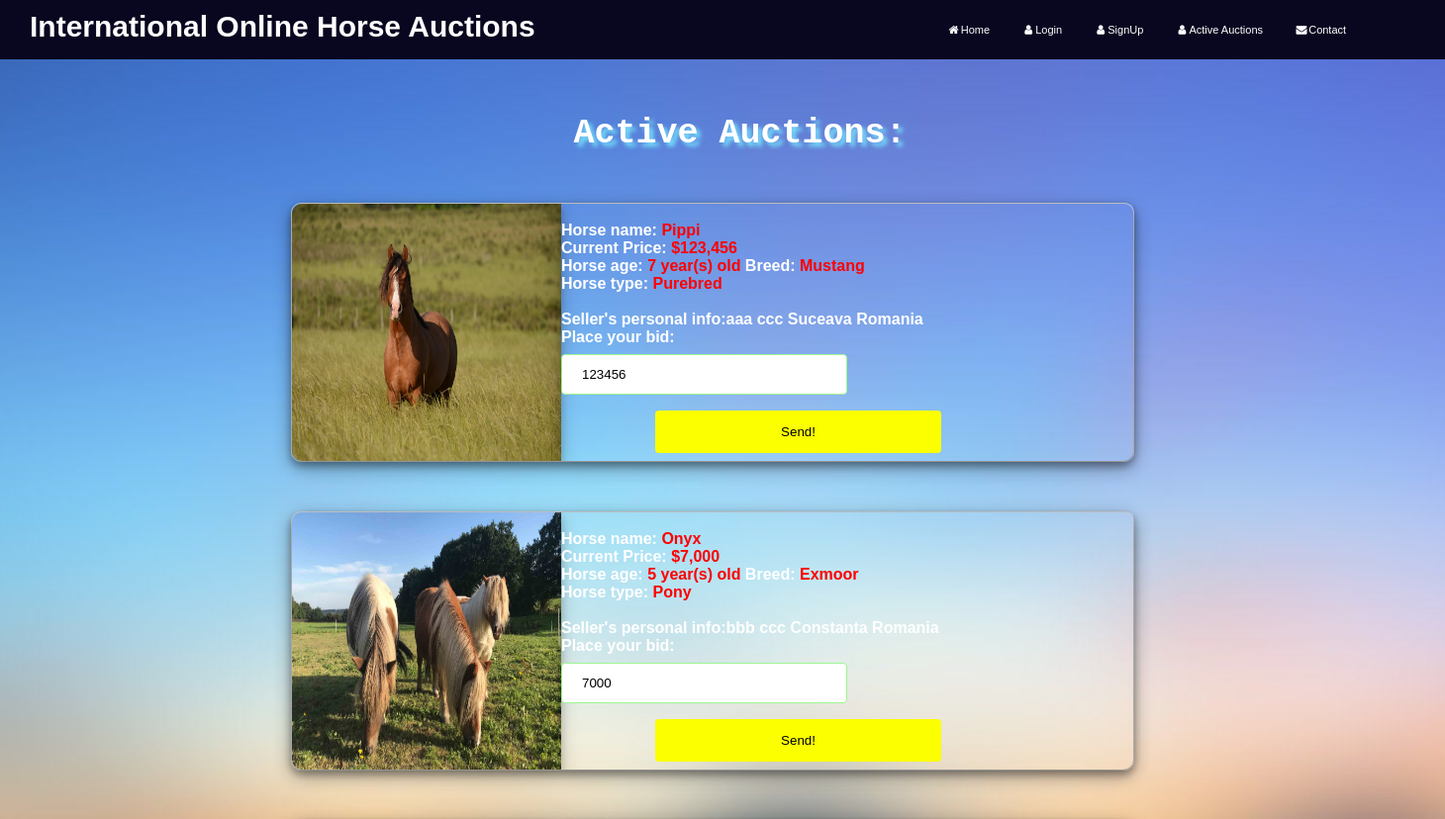
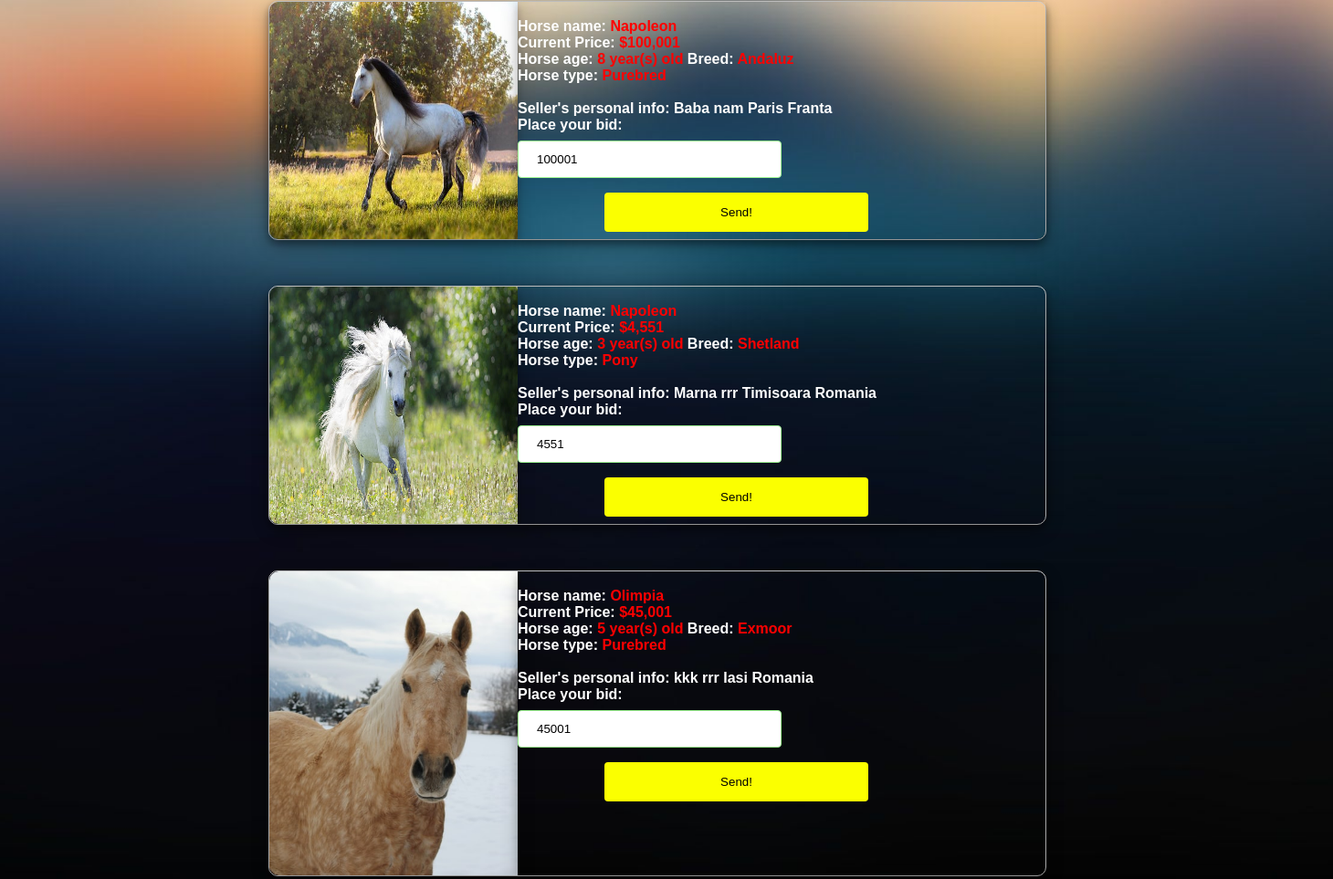
Screenshot of /activeauctions.php with the database file from the repository (2 pictures, top to bottom).
### tables this page shows
CREATE TABLE IF NOT EXISTS `licitatie` (
  `id_licitatie` int(4) NOT NULL AUTO_INCREMENT,
  `id_util` int(4) NOT NULL,
  `data_inceperii` date NOT NULL,
  `timp_alocat` date NOT NULL,
  `pret_curent` int(10) NOT NULL,
  PRIMARY KEY (`id_licitatie`)
);

CREATE TABLE IF NOT EXISTS `cai` (
  `id_cal` int(4) NOT NULL AUTO_INCREMENT,
  `tip` int(4) NOT NULL,
  `name` varchar(12) NOT NULL,
  `varsta` int(4) NOT NULL,
  `rasa` varchar(12) NOT NULL,
  `poza` varchar(32) NOT NULL,
  PRIMARY KEY (`id_cal`)
);

CREATE TABLE IF NOT EXISTS `vanzator` (
  `id_vanzator` int(4) NOT NULL AUTO_INCREMENT,
  `nume` varchar(15) NOT NULL,
  `prenume` varchar(15) NOT NULL,
  `oras` varchar(15) NOT NULL,
  `tara` varchar(15) NOT NULL,
  PRIMARY KEY (`id_vanzator`)
);

### activeauctions.php (the view, shortened to what this page needs)
<!DOCTYPE html>
<html lang=en>
<head>
    <link rel="stylesheet" href="tempstyleAuction.css">
    <link rel="stylesheet" href="https://cdnjs.cloudflare.com/ajax/libs/font-awesome/4.7.0/css/font-awesome.min.css">
</head>
<body>
    <div id=wrapper>
        <div id=header>
            <h1>International Online Horse Auctions</h1>
        </div>
        <div id=mymenu>
            <?php include "menu.php";
            ?>
        </div>
    </div>
    <div id=container>
        <div id=auctions>
            <h2> Active Auctions: </h2>
            <?php
            $conn = conectare_mysql();
            $sql = "SELECT licitatie.id_licitatie,licitatie.pret_curent,cai.poza,cai.tip,cai.name,cai.varsta,cai.rasa,vanzator.nume,vanzator.prenume,vanzator.oras,vanzator.tara FROM ((`licitatie` INNER JOIN `cai` ON cai.id_cal=licitatie.id_licitatie) INNER JOIN `vanzator` ON vanzator.id_vanzator=licitatie.id_licitatie)";
            $result = mysqli_query($conn, $sql);
            $nr_licitatii = $result->num_rows;
            if ($nr_licitatii > 0) {
                while ($row = $result->fetch_assoc()) {
                    echo  "<div class=\"collection\">
                        <div class=left-column>
                        <a target=\"_blank\" href=\"Imagini/" . $row['poza'] . "\">
                        <img src=\"Imagini/" . $row['poza'] . "\" alt=\"Our Beauty 1\">
                         </a>
                         </div>
                    <div class=\"desc\">
                     <br><label>Horse name: </label><label style=\"font-weight:bold;color:red;\">" . $row["name"] . "</label> <br>" . "<label>Current Price:</label><label style=\"font-weight:bold;color:red;\"> $" . number_format($row['pret_curent']) . "</label> <br>" . "<label>Horse age: </label> <label  style=\"font-weight:bold;color:red;\">" . $row["varsta"] . " year(s) old </label> <label> " . "Breed: </label> <label  style=\"font-weight:bold;color:red;\">" . $row["rasa"] . "</label>";
                    echo "<br>";
                    if ($row['tip'] == 1)
                        echo "<label>Horse type:</label> <label style=\"font-weight:bold;color:red;\"> Pony</label>";
                    else if ($row['tip'] == 2)
                        echo "<label>Horse type:</label> <label style=\"font-weight:bold;color:red;\"> Purebred</label>";
                    echo "<br>";
                    echo " <br> <label> Seller's personal info:" . $row["nume"] . " " . $row["prenume"] . " " . $row["oras"] . " " . $row["tara"] . "</label>
                     <div class=sth2>
                     <form method=\"get\" action=no_login.php>
                     <label>Place your bid: </label><br><input type=\"text\" name=\"pret_curent\" value=";
                    echo $row['pret_curent'];
                    echo ">
                     <input class=\"input\" type=\"submit\" value=\"Send!\">
                 </form>
                    </div>
                    </div>
                </div>";
                }
            } else {
                echo "<p>0 auctions (Nothing to show)</p>";
            }
            ?>
        </div>
    </div>
</body>

### tempstyleAuction.css (style rules this page uses)
* { margin: 0px; padding: 0px; font-family: Verdana, Tahoma, sans-serif; }
#header { background-color: rgb(9, 6, 32); height: 50px; padding-left: 30px; padding-top: 10px; width: 860px; }
#container { width: 1450px; height: 670px; display: flex; margin: -10px auto 5px auto; }
#header h1 { color: white; width: 690px; font-size: 30px; }
#wrapper { display: flex; }
#mymenu { overflow: hidden; padding-left: 190px; background-color: rgb(9, 6, 32); width: 620px; height: 60px; }
html { background: url(Imagini/blurbackhd.jpg) no-repeat center center fixed; background-size: cover; }
#auctions { margin: 5px auto; }
#auctions h2 { text-align: center; color: white; text-shadow: 4px 4px 4px rgb(117, 225, 252); font-family: monospace; font-size: 35px; padding-left: 35px; margin-top: 60px; margin-bottom: 45px; }
div.collection { margin: 50px; border: 1px solid #ccc; display: flex; width: 850px; margin-left: 30px; border-radius: 10px; box-shadow: 0 4px 8px 0 rgba(0, 0, 0, 0.2), 0 6px 20px 0 rgba(0, 0, 0, 0.19); }
div.collection img { width: 100%; height: 100%; border-bottom-left-radius: 10px; border-top-left-radius: 10px; box-shadow: 0 4px 8px 0 rgba(0, 0, 0, 0.2), 0 6px 20px 0 rgba(0, 0, 0, 0.19); }
div.left-column { width: 400px; }
.collection label { color: white; font-weight: bold; }
div.desc { width: 100%; background-color: transparent; color: rgb(0, 0, 0); border-bottom-right-radius: 10px; box-shadow: 0 4px 8px 0 rgba(0, 0, 0, 0.2), 0 6px 20px 0 rgba(0, 0, 0, 0.19); }
input[type=submit] { width: 50%; background-color: #fbff00; color: rgb(0, 0, 0); padding: 14px 20px; margin: 8px 95px; border: none; border-radius: 4px; cursor: pointer; }
input[type=text], select { width: 50%; padding: 12px 20px; margin: 8px 0; border: 1px solid rgb(157, 245, 145); border-radius: 4px; box-sizing: border-box; }

### rows the page displays
licitatie: cai.poza (picture), cai.name "Pippi", pret_curent "123,456", cai.varsta "7", cai.rasa "Mustang", shows "Horse type:", vanzator.nume "aaa", vanzator.prenume "ccc", vanzator.oras "Suceava", vanzator.tara "Romania", pret_curent "123456"
licitatie: cai.poza (picture), cai.name "Onyx", pret_curent "7,000", cai.varsta "5", cai.rasa "Exmoor", shows "Horse type:", vanzator.nume "bbb", vanzator.prenume "ccc", vanzator.oras "Constanta", vanzator.tara "Romania", pret_curent "7000"
licitatie: cai.poza (picture), cai.name "Napoleon", pret_curent "100,001", cai.varsta "8", cai.rasa "Andaluz", shows "Horse type:", vanzator.nume "Baba", vanzator.prenume "nam", vanzator.oras "Paris", vanzator.tara "Franta", pret_curent "100001"
licitatie: cai.poza (picture), cai.name "Napoleon", pret_curent "4,551", cai.varsta "3", cai.rasa "Shetland", shows "Horse type:", vanzator.nume "Marna", vanzator.prenume "rrr", vanzator.oras "Timisoara", vanzator.tara "Romania", pret_curent "4551"
licitatie: cai.poza (picture), cai.name "Olimpia", pret_curent "45,001", cai.varsta "5", cai.rasa "Exmoor", shows "Horse type:", vanzator.nume "kkk", vanzator.prenume "rrr", vanzator.oras "Iasi", vanzator.tara "Romania", pret_curent "45001"
